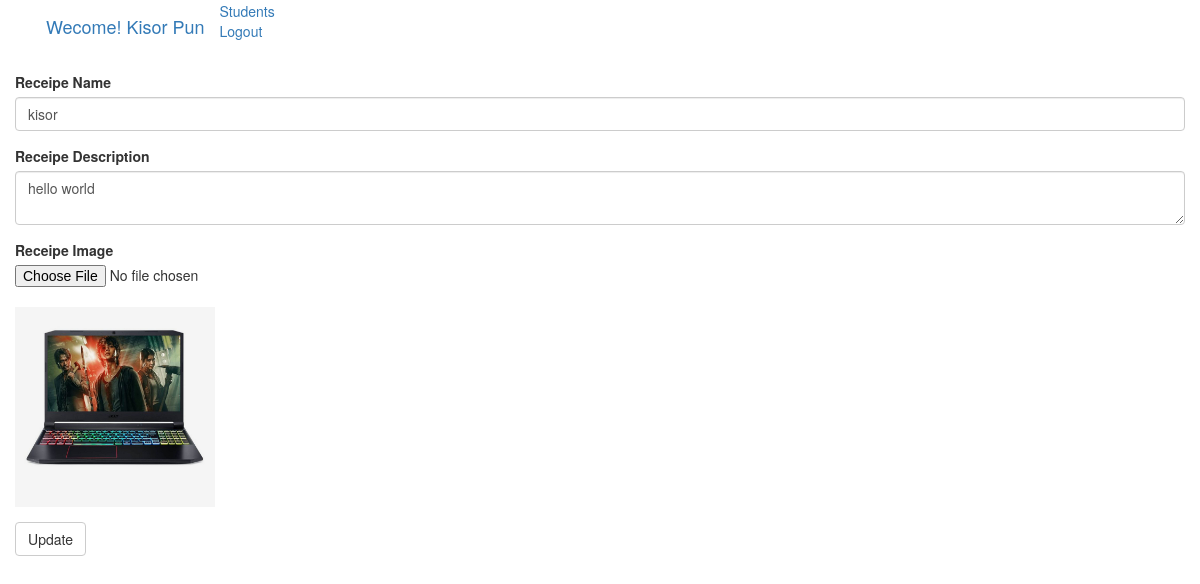
/receipe/update-receipe/6 (signed in), run on the app's committed database.
### vege/models.py (models this page shows)
class Receipe(models.Model):
    user = models.ForeignKey(User, on_delete=models.SET_NULL, null = True, blank = True) #CASCADE,
    receipe_name = models.CharField(max_length=200)
    receipe_description = models.TextField()
    receipe_image = models.ImageField(upload_to="receipe")
    receipe_view_counter = models.IntegerField(default=1)

### vege/views.py (the view, shortened to what this page needs)
# urls.py: path('receipe/update-receipe/<id>', upate_receipe, name="upate-receipe"),
@login_required(login_url="login")
def upate_receipe(request, id):
    receipe = Receipe.objects.get(id=id)
    return render(request, 'edit_receipe.html', {'receipe':receipe})

### vege/templates/edit_receipe.html (shortened to what this page needs)
{% extends "layout.html" %}
{% block body %}
<div class="container">
    <div class="row">
        <form enctype="multipart/form-data" method="post">
            <div class="form-group">
              <label for="receipe_name">Receipe Name </label>
              <input type="text" class="form-control" id="receipe_name" name="receipe_name" value="{{receipe.receipe_name}}">
            </div>
            <div class="form-group">
              <label for="receipe_description">Receipe Description</label>
              <textarea name="receipe_description" class="form-control">{{receipe.receipe_description}}</textarea>
            </div>
            <div class="form-group">
                <label for="receipe_image">Receipe Image</label>
                <input type="file" name="receipe_image">
                <br>
                <img src="/media/{{receipe.receipe_image}}"  width="200px" height="200px" alt="" srcset="">
            </div>
            <button type="submit" class="btn btn-default">Update</button>
          </form>
    </div>
</div>
{% endblock %}

### vege/templates/layout.html (shortened to what this page needs)
<!DOCTYPE html>
<html lang="en">
<head>
    <link rel="stylesheet" href="https://maxcdn.bootstrapcdn.com/bootstrap/3.4.1/css/bootstrap.min.css">
</head>
<body>
    <div class="container">
        <nav class="navbar navbar-expand-lg navbar-light bg-light">
            {% if request.user.is_authenticated %}
                <a class="navbar-brand" href="#">Wecome! {{request.user.username}}</a>
            {% else %}
                <a class="navbar-brand" href="#">Navbar</a>
            {% endif %}
            <div class="collapse navbar-collapse" id="navbarSupportedContent">
                <a href="/students">Students</a>
              <form class="form-inline my-2 my-lg-0">
                {% if request.user.is_authenticated %}
                    <a href="/logout">Logout</a>
                {% else %}
                    <a href="/login">Login</a>
                {% endif %}
              </form>
            </div>
          </nav>
    </div>
    {% block body %}
    {% endblock %}
</body>
</html>

### data on the page
Receipe: receipe_name "kisor", receipe_description "hello world", receipe_image (picture)

### other printed values
{{ request.user.username }} "Kisor Pun"
